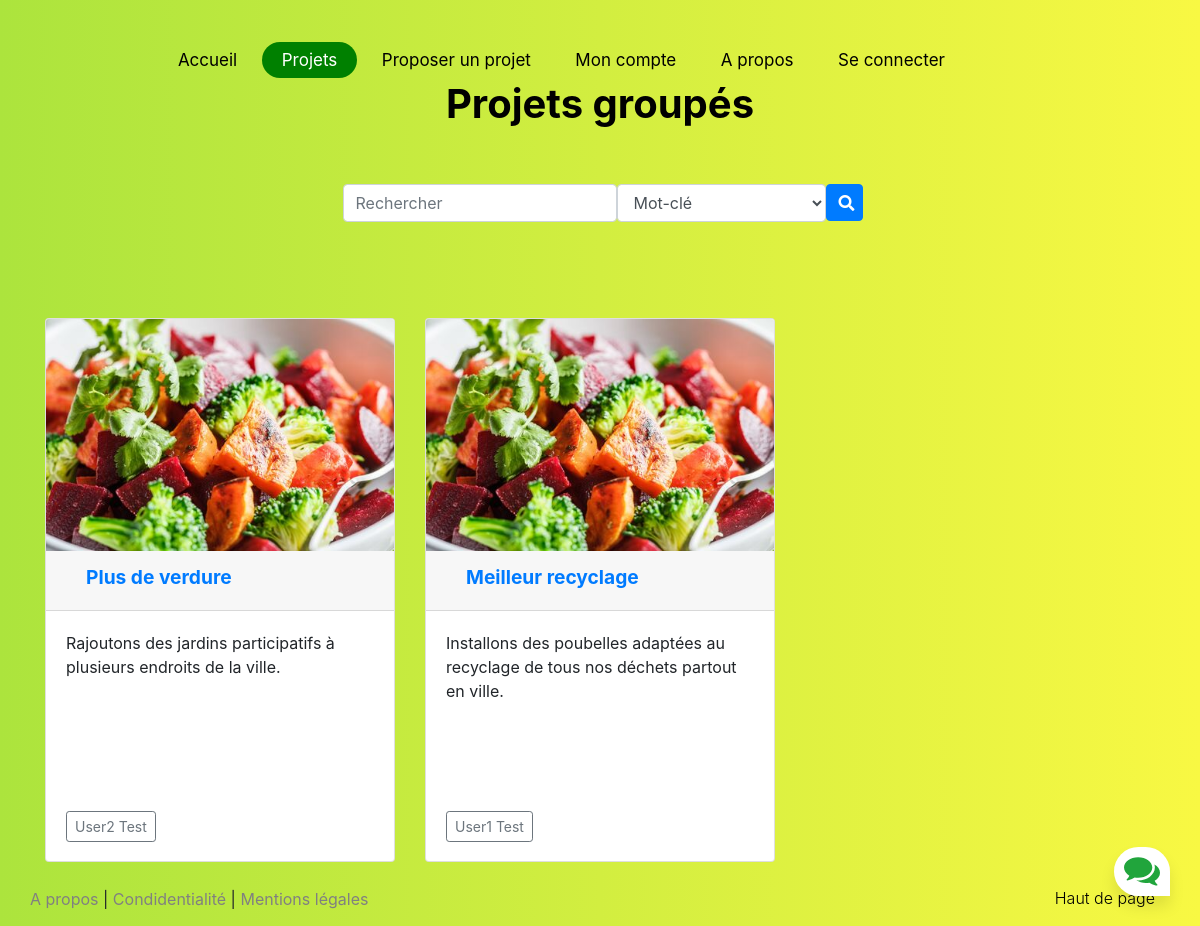
The page /projets-groupes on the database its author committed.
### tables this page shows
CREATE TABLE hub (
id_hub INTEGER PRIMARY KEY,
nom VARCHAR NOT NULL,
projet_respo INTEGER REFERENCES projets (id_projet),
commentaire TEXT
);

CREATE TABLE comptes (
id_compte INTEGER PRIMARY KEY,
nom VARCHAR NOT NULL,
prenom VARCHAR NOT NULL,
contact VARCHAR NOT NULL,
password VARCHAR NOT NULL
);

### interface.py (the view)
@app.route("/projets-groupes")
def projets_groupes(hubs=[]):
	if hubs==[]:
		con = sqlite3.connect('tables.db')
		cur = con.cursor()
		liste_cur = [row for row in cur.execute('SELECT * FROM hub')]
		hubs=[]
		for ele in liste_cur:
			proprio=cur.execute('SELECT proprietaire FROM projets WHERE id_projet=?',(ele[2],)).fetchall()[0][0]
			info_proprio=cur.execute('SELECT * FROM comptes WHERE id_compte=?',(proprio,)).fetchall()[0]
			hubs.append([ele,info_proprio])
	return(render_template("projets-groupes.html",hubs=hubs, mots_cles = MOTS_CLES))

### interface.py (called while the page is built)
@app.context_processor		#pour pouvoir utiliser os dans les pages templates (ici pour aller chercher les images d'un certain projet)
def handle_context():
    return dict(os=os)

### templates/projets-groupes.html (shortened to what this page needs)
{% extends "layout.html"%}
{% block body %}
<head>
	<link rel="stylesheet" href="https://cdnjs.cloudflare.com/ajax/libs/font-awesome/4.7.0/css/font-awesome.min.css">
	<link rel="stylesheet" href="static/css/bootstrap.css">
  <link rel="stylesheet" href="https://use.fontawesome.com/releases/v5.5.0/css/all.css">
  <link rel="stylesheet" href="../static/css/bootstrap.css">
  <link rel="stylesheet" href="../static/css/test2.css">
</head>
<body>
  <header class="site-navbar" role="banner" id="myTopnav">
      <div class="container">
        <div class="row align-items-center">
          <div class="col-12 col-md-10 d-none d-xl-block">
            <nav class="site-navigation position-relative text-right" role="navigation">
              <ul class="site-menu js-clone-nav mr-auto d-none d-lg-block">
                <li><a href="/"><span>Accueil</span></a></li>
                <li class="has-children active">
                  <a href="/projets-partages"><span>Projets</span></a>
                </li>
                <li><a href="/proposition-projet"><span>Proposer un projet</span></a></li>
                <li class="has-children ">
                  <a href="/page-user"><span>Mon compte</span></a>
                </li>
                <li><a href="/a-propos"><span>A propos</span></a></li>
                {% if not session.id_sess %}
                <li><a href="/user_login"><span>Se connecter</span></a></li>
                {% else %}
                <li><a href="/logout"><span>Se déconnecter</span></a></li>
                {% endif %}
              </ul>
            </nav>
          </div>
        </div>
      </div>
  </header>
    <div>
    <br>
    <h1 id="shared-projects" class="text-center"><strong>Projets groupés</strong></h1>
    <br><br>
    <div style="text-align:center">
      <form action="/resultats-recherches_hub" class="formulaire" method="post">
            <div class="row mb" >
               <div class="input-group">
                <div class="form-outline">
                  <input name="Mot" type="search" id="recherche" class="form-control" placeholder="Rechercher"/>
                </div>
                <div class="form-outline">
                  <select type="submit"  class="form-control" id="mc" name="categorie">
                    <option value="">Mot-clé</option>
                  </select>
                </div>
                <button type="submit"   class="btn btn-primary" style="height:37px ; width:37px"> <i class="fas fa-search"></i> </button>
              </div>
            </div>
          </form>
    </div>
    <br><br><br>
    <div class="album  ">
      <div class="container">
        <div class="row">
          {% for ele in hubs %}
          <div class="col-md-4 " >
            <div class="card mb-4 box-shadow">
              <img class="card-img-top" src="../static/salade.jpg" alt="Card image cap">
              <div class="card-header" >
                <span class="d-inline-block text-truncate" style="max-width: 100%;">
                  <a class="card-title" style="font-size:120%; font-weight:bold" href="/hubs/{{ele[0][0]}}">{{ ele[0][1] }}</a>
                </span>
              </div>
              <div class="card-body" style="height: 250px">
                <div style="height: 180px">
                  <div class="text">{{ele[0][3]}}</div>
               </div>
                <div class="d-flex justify-content-between align-items-center">
                  <div class="btn-group">
                    <a class="btn btn-sm btn-outline-secondary"  href="/user/{{ele[1][0]}}"  role="button">{{ele[1][1]}} {{ele[1][2]}}</a>
                  </div>
                </div>
              </div>
            </div>
          </div>
          {% endfor %}
        </div>
      </div>
    </div>
    <footer class="text-muted">
      <div class="container">
        <p class="float-right">
          <a style="text-decoration: none; color : black" href="#">Haut de page</a>
        </p>
      </div>
    </footer>
</body>
{% endblock %}

### static/css/style.css (style rules this page uses)
body { font-family: "Open Sans", -apple-system, BlinkMacSystemFont, "Segoe UI", Roboto, "Helvetica Neue", Arial, "Noto Sans", sans-serif, "Apple Color Emoji", "Segoe UI Emoji", "Segoe UI Symbol", "Noto Color Emoji"; background-color: #fff; height: 100vh; position: relative; }
body:before { content: ""; position: absolute; top: 0; left: 0; right: 0; bottom: 0; background: rgba(0, 0, 0, 0.5); -webkit-transition: .3s all ease; -o-transition: .3s all ease; transition: .3s all ease; opacity: 0; visibility: hidden; z-index: 1; }
.form-control { border: 1px solid #e1e1e1; -webkit-box-shadow: none; box-shadow: none; border-radius: 5px; -webkit-transition: all .3s ease; transition: all .3s ease; background-color: #fff; color: #858585; font-weight: 400; position: relative; }
p { color: black; font-weight: 300; }
h1, h2, h3, h4, h5, h6, .h1, .h2, .h3, .h4, .h5, .h6 { font-family: "Open Sans", -apple-system, BlinkMacSystemFont, "Segoe UI", Roboto, "Helvetica Neue", Arial, "Noto Sans", sans-serif, "Apple Color Emoji", "Segoe UI Emoji", "Segoe UI Symbol", "Noto Color Emoji"; }
a { -webkit-transition: .3s all ease; -o-transition: .3s all ease; transition: .3s all ease; }
a, a:hover { text-decoration: none !important; }
.site-navbar { margin-bottom: 0px; z-index: 123456; position: relative; top: 2rem; line-height: 100%; width: 100%; }
.site-navbar .site-navigation .site-menu { margin-bottom: 0; }
.site-navbar .site-navigation .site-menu .active>a span { background: green; color: white; border-radius: 30px; display: inline-block; padding: 10px 20px; }
.site-navbar .site-navigation .site-menu a { text-decoration: none !important; display: inline-block; }
.site-navbar .site-navigation .site-menu>li { display: inline-block; }
.site-navbar .site-navigation .site-menu>li>a { padding: 10px 0px; color: black; font-size: 17px; text-decoration: none !important; }
.site-navbar .site-navigation .site-menu>li>a>span { padding: 5px 20px; display: inline-block; -webkit-transition: .3s all ease; -o-transition: .3s all ease; transition: .3s all ease; border-radius: 30px; }
.site-navbar .site-navigation .site-menu .has-children { position: relative; left: auto }
.site-navbar .site-navigation .site-menu .has-children>a span { position: relative; }
.site-navbar .site-navigation .site-menu .has-children>a span:before { position: absolute; content: None; font-size: 20px; top: 50%; right: 10px; -webkit-transform: translateY(-50%); -ms-transform: translateY(-50%); transform: translateY(-50%); font-family: 'icomoon'; }
form { margin-left: 5px; }
#shared-projects { text-align: left; color: black; }
.formulaire { display: inline-block; }
* { box-sizing: border-box; margin: 0; padding: 0; }
body { font-family: 'Nunito', sans-serif; font-weight: 400; font-size: 100%; background: #F1F1F1; }
*, html { --primaryGradient: linear-gradient(93.12deg, #21a53c 0.52%, #21a53c 100%); --secondaryGradient: linear-gradient(268.91deg, #21a53c -2.14%, #21a53c 99.69%); --primaryBoxShadow: 0px 10px 15px rgba(0, 0, 0, 0.1); --secondaryBoxShadow: 0px -10px 15px rgba(0, 0, 0, 0.1); --primary: #21a53c; }

### static/css/test2.css (style rules this page uses)
body { background: rgb(248, 248, 67); background: linear-gradient(to right, rgb(172, 228, 61), rgb(248, 248, 67)); }

### rows shown on the page
hub: nom "Plus de verdure", commentaire "Rajoutons des jardins participatifs à plusieurs endroits de la ville.", nom "User2", prenom "Test"
hub: nom "Meilleur recyclage", commentaire "Installons des poubelles adaptées au recyclage de tous nos déchets partout en ville.", nom "User1", prenom "Test"
